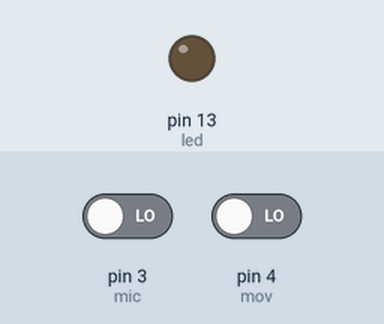
This sketch was run on a simulated Arduino Uno, built with avr-gcc and run on an emulated ATmega328P. Shown: output pins drawn as LEDs (lit = HIGH). The test bench sets the inputs (shaded band); at power-on: pin 3 (mic) LOW, pin 4 (mov) LOW. No radio packets arrive unless stated.

Above: at 1.2 s.
1.3 s: pin 3 (mic) driven HIGH
At 2.5 s:
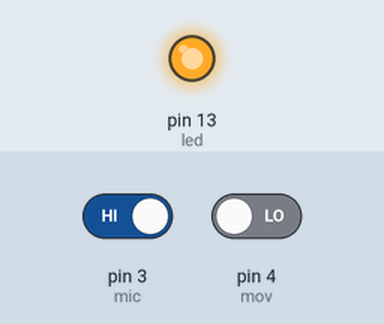
2.8 s: pin 3 (mic) driven LOW
At 3.8 s:
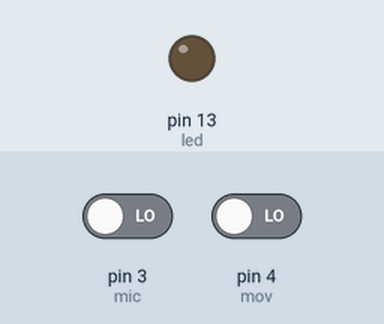
Timing chart, 0 to 5.8 s (numbered marks = the images above; inputs shaded):
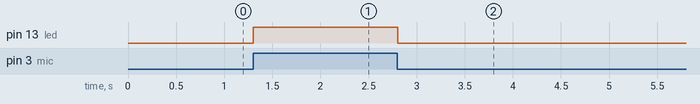

Measured:
- after the input at 1.3 s, pin 13 (led): LOW → HIGH at once
- after the input at 2.8 s, pin 13 (led): HIGH → LOW at once

The sketch:

RF-transmitter.ino
```cpp
#include <RH_ASK.h>
#include <SPI.h> // Not actually used but needed to compile

RH_ASK driver(1000, 11, 12); // bps,rx,tx

int led = 13;    // 'led' is the Arduino onboard LED
int mic = 3;    // 'mic' is the Arduino pin 3 = the digital output pin of the Microphone board (D0)
int mov = 4;    // 'mov' is the Arduino pin 4 = the digital output pin of the Movement sensor (D1)

const unsigned int oneSecond = 20; // 20 * 50 ms = 1 s
const int rfSignalSeconds = 20;
unsigned int numberOfSamples = 0;
unsigned int numberOfPositives = 0;
unsigned int numberOfSeconds = 0;
int isMoved = 0;
double maxSound = 0;

void setup() {
  // put your setup code here, to run once:
  pinMode (led, OUTPUT) ;     // configure 'led' as output pin
  pinMode (mic, INPUT) ;     // configure 'mic' as input pin
  pinMode (mov, INPUT) ;     // configure 'mov' as input pin
  Serial.begin(9600);
  if (!driver.init())
    Serial.println("init failed");
}

void loop() {
  delay(50);

  if (digitalRead(mov) == HIGH) {
    isMoved = 1;
  }

  if (digitalRead(mic) == HIGH) {
    numberOfPositives++;
    digitalWrite (led, HIGH);
  } else {
    digitalWrite (led, LOW);
  }

  numberOfSamples++;

  if (numberOfSamples > oneSecond) // toss out spurious readings
  {
    double value = ( (float) numberOfPositives / oneSecond) * 100.00;

    if (value > maxSound) {
      maxSound = value;
    }

    numberOfPositives = 0;
    numberOfSamples = 0;
    numberOfSeconds++;

    if (numberOfSeconds > rfSignalSeconds) {

      String buf = String(maxSound) + '|' + String(isMoved) + 'X';
      unsigned int bufferSize = 10;
      char charBuffer[bufferSize];
      buf.toCharArray(charBuffer , bufferSize);
      Serial.println(buf);

      driver.send((uint8_t *) charBuffer, bufferSize);
      driver.waitPacketSent();

      isMoved = 0;
      maxSound = 0;
      numberOfSeconds = 0;
    }
  }


}
```
